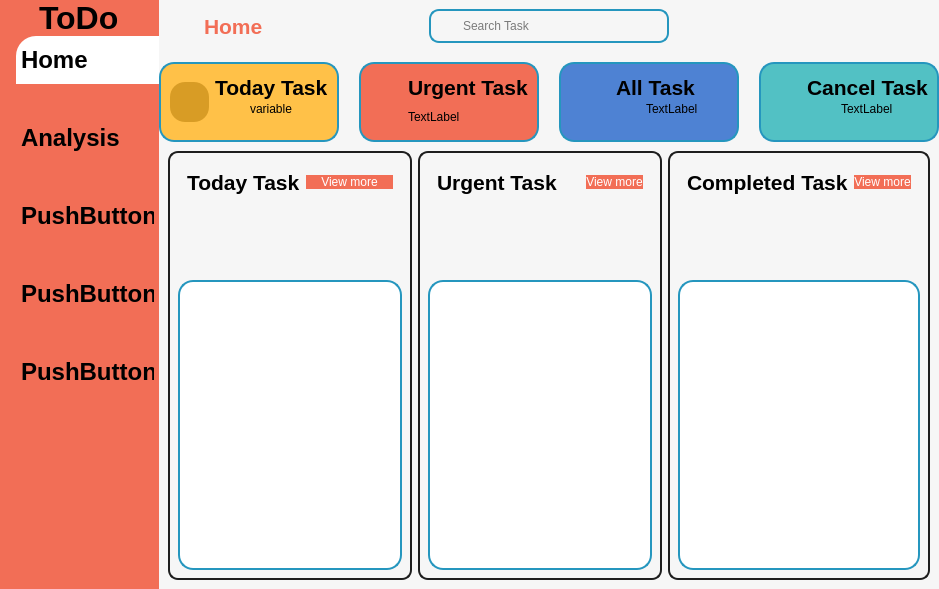
<?xml version="1.0" encoding="UTF-8"?>
<ui version="4.0">
 <class>MainWindow</class>
 <widget class="QMainWindow" name="MainWindow">
  <property name="geometry">
   <rect>
    <x>0</x>
    <y>0</y>
    <width>939</width>
    <height>589</height>
   </rect>
  </property>
  <property name="windowTitle">
   <string>MainWindow</string>
  </property>
  <widget class="QWidget" name="centralwidget">
   <property name="styleSheet">
    <string notr="true">*{
color: #000;
border : none;

}
#mainBody{
background-color:#f6f6f6;

}
#leftMenu{
background-color:#f26e56;
}

QLineEdit{
background-color: transparent;
}

#searchFrame{
border-radius: 10px;
border : 2px solid #2596be;
}

#homeHeader{
color : #f26e56;
}
#cards1, #cards2, #cards3, #cards4{
background-color:;
border : 2px solid #2596be;
border-radius:15px 15px 15px 15px;
}

#pushButton, #pushButton_3, #pushButton_4{
background-color:#f26e56;
color:#ffffff;
border-radius: 12px;
}

#homeButton{
background-color:#ffffff;
padding: 10px 5px; 
text-align: left;
border-top-left-radius: 20px;
}

#pushButton_6, #pushButton_7, #pushButton_8, #pushButton_9{
padding: 10px 5px; 
text-align: left;
}</string>
   </property>
   <layout class="QHBoxLayout" name="horizontalLayout">
    <property name="spacing">
     <number>0</number>
    </property>
    <property name="leftMargin">
     <number>0</number>
    </property>
    <property name="topMargin">
     <number>0</number>
    </property>
    <property name="rightMargin">
     <number>0</number>
    </property>
    <property name="bottomMargin">
     <number>0</number>
    </property>
    <item>
     <widget class="QWidget" name="leftMenu" native="true">
      <property name="minimumSize">
       <size>
        <width>50</width>
        <height>0</height>
       </size>
      </property>
      <layout class="QVBoxLayout" name="verticalLayout_7">
       <property name="spacing">
        <number>0</number>
       </property>
       <property name="leftMargin">
        <number>0</number>
       </property>
       <property name="topMargin">
        <number>0</number>
       </property>
       <property name="rightMargin">
        <number>0</number>
       </property>
       <property name="bottomMargin">
        <number>0</number>
       </property>
       <item>
        <widget class="QFrame" name="frame_5">
         <property name="frameShape">
          <enum>QFrame::StyledPanel</enum>
         </property>
         <property name="frameShadow">
          <enum>QFrame::Raised</enum>
         </property>
         <layout class="QVBoxLayout" name="verticalLayout_9">
          <property name="spacing">
           <number>0</number>
          </property>
          <property name="leftMargin">
           <number>0</number>
          </property>
          <property name="topMargin">
           <number>0</number>
          </property>
          <property name="rightMargin">
           <number>0</number>
          </property>
          <property name="bottomMargin">
           <number>0</number>
          </property>
          <item alignment="Qt::AlignTop">
           <widget class="QFrame" name="frame_7">
            <property name="frameShape">
             <enum>QFrame::StyledPanel</enum>
            </property>
            <property name="frameShadow">
             <enum>QFrame::Raised</enum>
            </property>
            <layout class="QHBoxLayout" name="horizontalLayout_13">
             <property name="spacing">
              <number>0</number>
             </property>
             <property name="leftMargin">
              <number>0</number>
             </property>
             <property name="topMargin">
              <number>0</number>
             </property>
             <property name="rightMargin">
              <number>0</number>
             </property>
             <property name="bottomMargin">
              <number>0</number>
             </property>
             <item alignment="Qt::AlignHCenter|Qt::AlignVCenter">
              <widget class="QLabel" name="label_10">
               <property name="font">
                <font>
                 <pointsize>24</pointsize>
                 <bold>true</bold>
                </font>
               </property>
               <property name="text">
                <string>ToDo</string>
               </property>
              </widget>
             </item>
            </layout>
           </widget>
          </item>
          <item>
           <widget class="QFrame" name="frame_6">
            <property name="sizePolicy">
             <sizepolicy hsizetype="Preferred" vsizetype="Expanding">
              <horstretch>0</horstretch>
              <verstretch>0</verstretch>
             </sizepolicy>
            </property>
            <property name="frameShape">
             <enum>QFrame::StyledPanel</enum>
            </property>
            <property name="frameShadow">
             <enum>QFrame::Raised</enum>
            </property>
            <layout class="QVBoxLayout" name="verticalLayout_11">
             <property name="spacing">
              <number>0</number>
             </property>
             <property name="leftMargin">
              <number>16</number>
             </property>
             <property name="topMargin">
              <number>0</number>
             </property>
             <property name="rightMargin">
              <number>0</number>
             </property>
             <property name="bottomMargin">
              <number>0</number>
             </property>
             <item alignment="Qt::AlignTop">
              <widget class="QFrame" name="frame_14">
               <property name="sizePolicy">
                <sizepolicy hsizetype="Preferred" vsizetype="Expanding">
                 <horstretch>0</horstretch>
                 <verstretch>0</verstretch>
                </sizepolicy>
               </property>
               <property name="frameShape">
                <enum>QFrame::StyledPanel</enum>
               </property>
               <property name="frameShadow">
                <enum>QFrame::Raised</enum>
               </property>
               <layout class="QVBoxLayout" name="verticalLayout_12">
                <property name="spacing">
                 <number>30</number>
                </property>
                <property name="leftMargin">
                 <number>0</number>
                </property>
                <property name="topMargin">
                 <number>0</number>
                </property>
                <property name="rightMargin">
                 <number>0</number>
                </property>
                <property name="bottomMargin">
                 <number>0</number>
                </property>
                <item>
                 <widget class="QPushButton" name="homeButton">
                  <property name="font">
                   <font>
                    <pointsize>18</pointsize>
                    <bold>true</bold>
                   </font>
                  </property>
                  <property name="text">
                   <string>Home</string>
                  </property>
                  <property name="icon">
                   <iconset resource="SEP_Project/resources.qrc">
                    <normaloff>:/icons_v2/home.svg</normaloff>:/icons_v2/home.svg</iconset>
                  </property>
                  <property name="iconSize">
                   <size>
                    <width>24</width>
                    <height>24</height>
                   </size>
                  </property>
                 </widget>
                </item>
                <item>
                 <widget class="QPushButton" name="pushButton_9">
                  <property name="font">
                   <font>
                    <pointsize>18</pointsize>
                    <bold>true</bold>
                   </font>
                  </property>
                  <property name="text">
                   <string>Analysis</string>
                  </property>
                  <property name="iconSize">
                   <size>
                    <width>24</width>
                    <height>24</height>
                   </size>
                  </property>
                 </widget>
                </item>
                <item>
                 <widget class="QPushButton" name="pushButton_8">
                  <property name="font">
                   <font>
                    <pointsize>18</pointsize>
                    <bold>true</bold>
                   </font>
                  </property>
                  <property name="text">
                   <string>PushButton</string>
                  </property>
                 </widget>
                </item>
                <item>
                 <widget class="QPushButton" name="pushButton_7">
                  <property name="font">
                   <font>
                    <pointsize>18</pointsize>
                    <bold>true</bold>
                   </font>
                  </property>
                  <property name="text">
                   <string>PushButton</string>
                  </property>
                 </widget>
                </item>
                <item>
                 <widget class="QPushButton" name="pushButton_6">
                  <property name="font">
                   <font>
                    <pointsize>18</pointsize>
                    <bold>true</bold>
                   </font>
                  </property>
                  <property name="text">
                   <string>PushButton</string>
                  </property>
                 </widget>
                </item>
               </layout>
              </widget>
             </item>
            </layout>
           </widget>
          </item>
         </layout>
        </widget>
       </item>
      </layout>
     </widget>
    </item>
    <item>
     <widget class="QWidget" name="mainBody" native="true">
      <layout class="QVBoxLayout" name="verticalLayout">
       <property name="spacing">
        <number>0</number>
       </property>
       <property name="leftMargin">
        <number>0</number>
       </property>
       <property name="topMargin">
        <number>0</number>
       </property>
       <property name="rightMargin">
        <number>0</number>
       </property>
       <property name="bottomMargin">
        <number>0</number>
       </property>
       <item alignment="Qt::AlignTop">
        <widget class="QWidget" name="headerFrame" native="true">
         <layout class="QHBoxLayout" name="horizontalLayout_2">
          <property name="spacing">
           <number>0</number>
          </property>
          <property name="leftMargin">
           <number>0</number>
          </property>
          <property name="topMargin">
           <number>0</number>
          </property>
          <property name="rightMargin">
           <number>0</number>
          </property>
          <property name="bottomMargin">
           <number>10</number>
          </property>
          <item alignment="Qt::AlignLeft">
           <widget class="QWidget" name="mainMenuButton" native="true">
            <layout class="QHBoxLayout" name="horizontalLayout_3">
             <item>
              <widget class="QPushButton" name="menuButton">
               <property name="minimumSize">
                <size>
                 <width>30</width>
                 <height>30</height>
                </size>
               </property>
               <property name="maximumSize">
                <size>
                 <width>30</width>
                 <height>30</height>
                </size>
               </property>
               <property name="sizeIncrement">
                <size>
                 <width>10</width>
                 <height>10</height>
                </size>
               </property>
               <property name="styleSheet">
                <string notr="true">image: url(:/icons/assets/icons/align-justify.svg);</string>
               </property>
               <property name="text">
                <string/>
               </property>
               <property name="iconSize">
                <size>
                 <width>18</width>
                 <height>18</height>
                </size>
               </property>
              </widget>
             </item>
             <item>
              <widget class="QLabel" name="homeHeader">
               <property name="font">
                <font>
                 <pointsize>16</pointsize>
                 <bold>true</bold>
                </font>
               </property>
               <property name="text">
                <string>Home</string>
               </property>
              </widget>
             </item>
            </layout>
           </widget>
          </item>
          <item alignment="Qt::AlignHCenter">
           <widget class="QWidget" name="mainSearchFrame" native="true">
            <layout class="QHBoxLayout" name="horizontalLayout_4">
             <item alignment="Qt::AlignTop">
              <widget class="QFrame" name="searchFrame">
               <property name="minimumSize">
                <size>
                 <width>240</width>
                 <height>0</height>
                </size>
               </property>
               <property name="frameShape">
                <enum>QFrame::StyledPanel</enum>
               </property>
               <property name="frameShadow">
                <enum>QFrame::Raised</enum>
               </property>
               <layout class="QHBoxLayout" name="horizontalLayout_5">
                <property name="spacing">
                 <number>0</number>
                </property>
                <property name="leftMargin">
                 <number>0</number>
                </property>
                <property name="topMargin">
                 <number>0</number>
                </property>
                <property name="rightMargin">
                 <number>0</number>
                </property>
                <property name="bottomMargin">
                 <number>0</number>
                </property>
                <item>
                 <widget class="QLabel" name="searchicon">
                  <property name="minimumSize">
                   <size>
                    <width>30</width>
                    <height>30</height>
                   </size>
                  </property>
                  <property name="maximumSize">
                   <size>
                    <width>30</width>
                    <height>30</height>
                   </size>
                  </property>
                  <property name="styleSheet">
                   <string notr="true"/>
                  </property>
                  <property name="text">
                   <string/>
                  </property>
                  <property name="pixmap">
                   <pixmap resource="SEP_Project/resources.qrc">:/icons_v2/search.svg</pixmap>
                  </property>
                  <property name="scaledContents">
                   <bool>true</bool>
                  </property>
                 </widget>
                </item>
                <item>
                 <widget class="QLineEdit" name="lineEdit">
                  <property name="placeholderText">
                   <string>Search Task</string>
                  </property>
                 </widget>
                </item>
               </layout>
              </widget>
             </item>
            </layout>
           </widget>
          </item>
          <item>
           <widget class="QWidget" name="mainAccountFrame" native="true">
            <layout class="QHBoxLayout" name="horizontalLayout_6">
             <property name="spacing">
              <number>0</number>
             </property>
             <property name="leftMargin">
              <number>0</number>
             </property>
             <property name="topMargin">
              <number>0</number>
             </property>
             <property name="rightMargin">
              <number>0</number>
             </property>
             <property name="bottomMargin">
              <number>0</number>
             </property>
             <item alignment="Qt::AlignRight">
              <widget class="QPushButton" name="pushButton_2">
               <property name="text">
                <string/>
               </property>
               <property name="icon">
                <iconset resource="SEP_Project/resources.qrc">
                 <normaloff>:/icons_v2/user.svg</normaloff>:/icons_v2/user.svg</iconset>
               </property>
               <property name="iconSize">
                <size>
                 <width>32</width>
                 <height>32</height>
                </size>
               </property>
              </widget>
             </item>
            </layout>
           </widget>
          </item>
         </layout>
        </widget>
       </item>
       <item>
        <widget class="QWidget" name="cardFrame" native="true">
         <layout class="QHBoxLayout" name="horizontalLayout_7">
          <property name="spacing">
           <number>20</number>
          </property>
          <property name="leftMargin">
           <number>0</number>
          </property>
          <property name="topMargin">
           <number>0</number>
          </property>
          <property name="rightMargin">
           <number>0</number>
          </property>
          <property name="bottomMargin">
           <number>0</number>
          </property>
          <item>
           <widget class="QFrame" name="cards1">
            <property name="minimumSize">
             <size>
              <width>180</width>
              <height>80</height>
             </size>
            </property>
            <property name="maximumSize">
             <size>
              <width>160</width>
              <height>90</height>
             </size>
            </property>
            <property name="styleSheet">
             <string notr="true">#cards1{
background-color: #ffc148;
}</string>
            </property>
            <property name="frameShape">
             <enum>QFrame::StyledPanel</enum>
            </property>
            <property name="frameShadow">
             <enum>QFrame::Raised</enum>
            </property>
            <layout class="QHBoxLayout" name="horizontalLayout_8">
             <item>
              <widget class="QLabel" name="todayTaskBG">
               <property name="minimumSize">
                <size>
                 <width>0</width>
                 <height>0</height>
                </size>
               </property>
               <property name="maximumSize">
                <size>
                 <width>40</width>
                 <height>40</height>
                </size>
               </property>
               <property name="styleSheet">
                <string notr="true">#todayTaskBG {
background-color: #d89c25;
border-radius:15px;
 
}</string>
               </property>
               <property name="text">
                <string/>
               </property>
               <property name="pixmap">
                <pixmap resource="SEP_Project/resources.qrc">:/icons_v2/refresh-cw.svg</pixmap>
               </property>
               <property name="scaledContents">
                <bool>true</bool>
               </property>
              </widget>
             </item>
             <item alignment="Qt::AlignLeft">
              <widget class="QFrame" name="frame">
               <property name="frameShape">
                <enum>QFrame::StyledPanel</enum>
               </property>
               <property name="frameShadow">
                <enum>QFrame::Raised</enum>
               </property>
               <layout class="QVBoxLayout" name="verticalLayout_2" stretch="0,0">
                <property name="spacing">
                 <number>0</number>
                </property>
                <property name="leftMargin">
                 <number>0</number>
                </property>
                <property name="topMargin">
                 <number>0</number>
                </property>
                <property name="rightMargin">
                 <number>0</number>
                </property>
                <property name="bottomMargin">
                 <number>0</number>
                </property>
                <item alignment="Qt::AlignLeft">
                 <widget class="QLabel" name="label_3">
                  <property name="font">
                   <font>
                    <pointsize>16</pointsize>
                    <bold>true</bold>
                   </font>
                  </property>
                  <property name="text">
                   <string>Today Task</string>
                  </property>
                 </widget>
                </item>
                <item alignment="Qt::AlignHCenter|Qt::AlignTop">
                 <widget class="QLabel" name="label_2">
                  <property name="text">
                   <string>variable</string>
                  </property>
                 </widget>
                </item>
               </layout>
              </widget>
             </item>
            </layout>
           </widget>
          </item>
          <item>
           <widget class="QFrame" name="cards4">
            <property name="minimumSize">
             <size>
              <width>180</width>
              <height>80</height>
             </size>
            </property>
            <property name="maximumSize">
             <size>
              <width>160</width>
              <height>90</height>
             </size>
            </property>
            <property name="styleSheet">
             <string notr="true">#cards4{
background-color: #f26e56;
}</string>
            </property>
            <property name="frameShape">
             <enum>QFrame::StyledPanel</enum>
            </property>
            <property name="frameShadow">
             <enum>QFrame::Raised</enum>
            </property>
            <layout class="QHBoxLayout" name="horizontalLayout_9">
             <item>
              <widget class="QLabel" name="todayTaskBG_4">
               <property name="minimumSize">
                <size>
                 <width>0</width>
                 <height>0</height>
                </size>
               </property>
               <property name="maximumSize">
                <size>
                 <width>40</width>
                 <height>40</height>
                </size>
               </property>
               <property name="styleSheet">
                <string notr="true">#todayTaskBG {
background-color: #d89c25;
border-radius:15px;
 
}</string>
               </property>
               <property name="text">
                <string/>
               </property>
               <property name="pixmap">
                <pixmap resource="SEP_Project/resources.qrc">:/icons_v2/refresh-cw.svg</pixmap>
               </property>
               <property name="scaledContents">
                <bool>true</bool>
               </property>
              </widget>
             </item>
             <item alignment="Qt::AlignLeft">
              <widget class="QFrame" name="frame_4">
               <property name="frameShape">
                <enum>QFrame::StyledPanel</enum>
               </property>
               <property name="frameShadow">
                <enum>QFrame::Raised</enum>
               </property>
               <layout class="QVBoxLayout" name="verticalLayout_5">
                <property name="spacing">
                 <number>0</number>
                </property>
                <property name="leftMargin">
                 <number>0</number>
                </property>
                <property name="topMargin">
                 <number>0</number>
                </property>
                <property name="rightMargin">
                 <number>0</number>
                </property>
                <property name="bottomMargin">
                 <number>0</number>
                </property>
                <item>
                 <widget class="QLabel" name="label_8">
                  <property name="font">
                   <font>
                    <pointsize>16</pointsize>
                    <bold>true</bold>
                   </font>
                  </property>
                  <property name="text">
                   <string>Urgent Task</string>
                  </property>
                 </widget>
                </item>
                <item>
                 <widget class="QLabel" name="label_9">
                  <property name="text">
                   <string>TextLabel</string>
                  </property>
                 </widget>
                </item>
               </layout>
              </widget>
             </item>
            </layout>
           </widget>
          </item>
          <item>
           <widget class="QFrame" name="cards3">
            <property name="minimumSize">
             <size>
              <width>180</width>
              <height>80</height>
             </size>
            </property>
            <property name="maximumSize">
             <size>
              <width>160</width>
              <height>90</height>
             </size>
            </property>
            <property name="styleSheet">
             <string notr="true">#cards3{
background-color: #4e82d3;
}</string>
            </property>
            <property name="frameShape">
             <enum>QFrame::StyledPanel</enum>
            </property>
            <property name="frameShadow">
             <enum>QFrame::Raised</enum>
            </property>
            <layout class="QHBoxLayout" name="horizontalLayout_10">
             <item>
              <widget class="QLabel" name="todayTaskBG_3">
               <property name="minimumSize">
                <size>
                 <width>0</width>
                 <height>0</height>
                </size>
               </property>
               <property name="maximumSize">
                <size>
                 <width>40</width>
                 <height>40</height>
                </size>
               </property>
               <property name="styleSheet">
                <string notr="true">#todayTaskBG {
background-color: #d89c25;
border-radius:15px;
 
}</string>
               </property>
               <property name="text">
                <string/>
               </property>
               <property name="pixmap">
                <pixmap resource="SEP_Project/resources.qrc">:/icons_v2/refresh-cw.svg</pixmap>
               </property>
               <property name="scaledContents">
                <bool>true</bool>
               </property>
              </widget>
             </item>
             <item>
              <widget class="QFrame" name="frame_3">
               <property name="frameShape">
                <enum>QFrame::StyledPanel</enum>
               </property>
               <property name="frameShadow">
                <enum>QFrame::Raised</enum>
               </property>
               <layout class="QVBoxLayout" name="verticalLayout_4">
                <property name="spacing">
                 <number>0</number>
                </property>
                <property name="leftMargin">
                 <number>0</number>
                </property>
                <property name="topMargin">
                 <number>0</number>
                </property>
                <property name="rightMargin">
                 <number>0</number>
                </property>
                <property name="bottomMargin">
                 <number>0</number>
                </property>
                <item>
                 <widget class="QLabel" name="label_6">
                  <property name="font">
                   <font>
                    <pointsize>16</pointsize>
                    <bold>true</bold>
                   </font>
                  </property>
                  <property name="text">
                   <string>All Task</string>
                  </property>
                 </widget>
                </item>
                <item alignment="Qt::AlignHCenter|Qt::AlignTop">
                 <widget class="QLabel" name="label_7">
                  <property name="text">
                   <string>TextLabel</string>
                  </property>
                 </widget>
                </item>
               </layout>
              </widget>
             </item>
            </layout>
           </widget>
          </item>
          <item>
           <widget class="QFrame" name="cards2">
            <property name="minimumSize">
             <size>
              <width>180</width>
              <height>80</height>
             </size>
            </property>
            <property name="maximumSize">
             <size>
              <width>160</width>
              <height>90</height>
             </size>
            </property>
            <property name="styleSheet">
             <string notr="true">#cards2{
background-color: #52c1c4;
}</string>
            </property>
            <property name="frameShape">
             <enum>QFrame::StyledPanel</enum>
            </property>
            <property name="frameShadow">
             <enum>QFrame::Raised</enum>
            </property>
            <layout class="QHBoxLayout" name="horizontalLayout_11">
             <item>
              <widget class="QLabel" name="todayTaskBG_2">
               <property name="minimumSize">
                <size>
                 <width>0</width>
                 <height>0</height>
                </size>
               </property>
               <property name="maximumSize">
                <size>
                 <width>40</width>
                 <height>40</height>
                </size>
               </property>
               <property name="styleSheet">
                <string notr="true">#todayTaskBG {
background-color: #d89c25;
border-radius:15px;
 
}</string>
               </property>
               <property name="text">
                <string/>
               </property>
               <property name="pixmap">
                <pixmap resource="SEP_Project/resources.qrc">:/icons_v2/refresh-cw.svg</pixmap>
               </property>
               <property name="scaledContents">
                <bool>true</bool>
               </property>
              </widget>
             </item>
             <item>
              <widget class="QFrame" name="frame_2">
               <property name="frameShape">
                <enum>QFrame::StyledPanel</enum>
               </property>
               <property name="frameShadow">
                <enum>QFrame::Raised</enum>
               </property>
               <layout class="QVBoxLayout" name="verticalLayout_3">
                <property name="spacing">
                 <number>0</number>
                </property>
                <property name="leftMargin">
                 <number>0</number>
                </property>
                <property name="topMargin">
                 <number>0</number>
                </property>
                <property name="rightMargin">
                 <number>0</number>
                </property>
                <property name="bottomMargin">
                 <number>0</number>
                </property>
                <item>
                 <widget class="QLabel" name="label_4">
                  <property name="font">
                   <font>
                    <pointsize>16</pointsize>
                    <bold>true</bold>
                   </font>
                  </property>
                  <property name="text">
                   <string>Cancel Task</string>
                  </property>
                 </widget>
                </item>
                <item alignment="Qt::AlignHCenter|Qt::AlignTop">
                 <widget class="QLabel" name="label_5">
                  <property name="text">
                   <string>TextLabel</string>
                  </property>
                 </widget>
                </item>
               </layout>
              </widget>
             </item>
            </layout>
           </widget>
          </item>
         </layout>
        </widget>
       </item>
       <item>
        <widget class="QWidget" name="subcardFrame" native="true">
         <property name="sizePolicy">
          <sizepolicy hsizetype="Preferred" vsizetype="Expanding">
           <horstretch>0</horstretch>
           <verstretch>0</verstretch>
          </sizepolicy>
         </property>
         <property name="maximumSize">
          <size>
           <width>16777215</width>
           <height>16777215</height>
          </size>
         </property>
         <layout class="QHBoxLayout" name="horizontalLayout_12">
          <item>
           <widget class="QWidget" name="widget" native="true">
            <property name="styleSheet">
             <string notr="true">#widget{
border: 2px solid #1e1e1e;
border-radius: 10px
}</string>
            </property>
            <layout class="QVBoxLayout" name="verticalLayout_6">
             <property name="spacing">
              <number>10</number>
             </property>
             <property name="leftMargin">
              <number>10</number>
             </property>
             <property name="topMargin">
              <number>10</number>
             </property>
             <property name="rightMargin">
              <number>10</number>
             </property>
             <property name="bottomMargin">
              <number>10</number>
             </property>
             <item alignment="Qt::AlignTop">
              <widget class="QFrame" name="frame_8">
               <property name="minimumSize">
                <size>
                 <width>40</width>
                 <height>40</height>
                </size>
               </property>
               <property name="frameShape">
                <enum>QFrame::StyledPanel</enum>
               </property>
               <property name="frameShadow">
                <enum>QFrame::Raised</enum>
               </property>
               <layout class="QHBoxLayout" name="horizontalLayout_14">
                <item>
                 <widget class="QLabel" name="label">
                  <property name="font">
                   <font>
                    <pointsize>16</pointsize>
                    <bold>true</bold>
                   </font>
                  </property>
                  <property name="text">
                   <string>Today Task</string>
                  </property>
                 </widget>
                </item>
                <item>
                 <widget class="QPushButton" name="pushButton">
                  <property name="text">
                   <string>View more</string>
                  </property>
                  <property name="icon">
                   <iconset resource="SEP_Project/resources.qrc">
                    <normaloff>:/icons_v2/arrow-right.svg</normaloff>:/icons_v2/arrow-right.svg</iconset>
                  </property>
                  <property name="iconSize">
                   <size>
                    <width>24</width>
                    <height>24</height>
                   </size>
                  </property>
                 </widget>
                </item>
               </layout>
              </widget>
             </item>
             <item>
              <widget class="QFrame" name="frame_13">
               <property name="minimumSize">
                <size>
                 <width>0</width>
                 <height>290</height>
                </size>
               </property>
               <property name="styleSheet">
                <string notr="true">#frame_13{ 
background-color:#ffffff; 
border : 2px solid #2596be; 
border-radius:15px 15px 15px 15px; 
} </string>
               </property>
               <property name="frameShape">
                <enum>QFrame::StyledPanel</enum>
               </property>
               <property name="frameShadow">
                <enum>QFrame::Raised</enum>
               </property>
              </widget>
             </item>
            </layout>
           </widget>
          </item>
          <item>
           <widget class="QWidget" name="widget_2" native="true">
            <property name="styleSheet">
             <string notr="true">#widget_2{
border: 2px solid #1e1e1e;
border-radius: 10px
}</string>
            </property>
            <layout class="QVBoxLayout" name="verticalLayout_8" stretch="0,0">
             <property name="spacing">
              <number>10</number>
             </property>
             <property name="leftMargin">
              <number>10</number>
             </property>
             <property name="topMargin">
              <number>10</number>
             </property>
             <property name="rightMargin">
              <number>10</number>
             </property>
             <property name="bottomMargin">
              <number>10</number>
             </property>
             <item alignment="Qt::AlignTop">
              <widget class="QFrame" name="frame_9">
               <property name="frameShape">
                <enum>QFrame::StyledPanel</enum>
               </property>
               <property name="frameShadow">
                <enum>QFrame::Raised</enum>
               </property>
               <layout class="QHBoxLayout" name="horizontalLayout_15">
                <property name="bottomMargin">
                 <number>0</number>
                </property>
                <item alignment="Qt::AlignLeft">
                 <widget class="QLabel" name="label_11">
                  <property name="font">
                   <font>
                    <pointsize>16</pointsize>
                    <bold>true</bold>
                   </font>
                  </property>
                  <property name="text">
                   <string>Urgent Task</string>
                  </property>
                 </widget>
                </item>
                <item alignment="Qt::AlignRight">
                 <widget class="QPushButton" name="pushButton_3">
                  <property name="text">
                   <string>View more</string>
                  </property>
                  <property name="icon">
                   <iconset resource="SEP_Project/resources.qrc">
                    <normaloff>:/icons/assets/icons/arrow-right.svg</normaloff>:/icons/assets/icons/arrow-right.svg</iconset>
                  </property>
                  <property name="iconSize">
                   <size>
                    <width>24</width>
                    <height>24</height>
                   </size>
                  </property>
                 </widget>
                </item>
               </layout>
              </widget>
             </item>
             <item>
              <widget class="QFrame" name="frame_12">
               <property name="enabled">
                <bool>false</bool>
               </property>
               <property name="minimumSize">
                <size>
                 <width>0</width>
                 <height>290</height>
                </size>
               </property>
               <property name="styleSheet">
                <string notr="true">#frame_12{ 
background-color:#ffffff; 
border : 2px solid #2596be; 
border-radius:15px 15px 15px 15px; 
} </string>
               </property>
               <property name="frameShape">
                <enum>QFrame::StyledPanel</enum>
               </property>
               <property name="frameShadow">
                <enum>QFrame::Raised</enum>
               </property>
              </widget>
             </item>
            </layout>
           </widget>
          </item>
          <item>
           <widget class="QWidget" name="widget_3" native="true">
            <property name="styleSheet">
             <string notr="true">#widget_3{
border: 2px solid #1e1e1e;
border-radius: 10px
}</string>
            </property>
            <layout class="QVBoxLayout" name="verticalLayout_10">
             <property name="spacing">
              <number>10</number>
             </property>
             <property name="leftMargin">
              <number>10</number>
             </property>
             <property name="topMargin">
              <number>10</number>
             </property>
             <property name="rightMargin">
              <number>10</number>
             </property>
             <property name="bottomMargin">
              <number>10</number>
             </property>
             <item alignment="Qt::AlignTop">
              <widget class="QFrame" name="frame_11">
               <property name="frameShape">
                <enum>QFrame::StyledPanel</enum>
               </property>
               <property name="frameShadow">
                <enum>QFrame::Raised</enum>
               </property>
               <layout class="QHBoxLayout" name="horizontalLayout_16">
                <item alignment="Qt::AlignLeft">
                 <widget class="QLabel" name="label_12">
                  <property name="font">
                   <font>
                    <pointsize>16</pointsize>
                    <bold>true</bold>
                   </font>
                  </property>
                  <property name="text">
                   <string>Completed Task</string>
                  </property>
                 </widget>
                </item>
                <item alignment="Qt::AlignRight">
                 <widget class="QPushButton" name="pushButton_4">
                  <property name="text">
                   <string>View more</string>
                  </property>
                  <property name="icon">
                   <iconset resource="SEP_Project/resources.qrc">
                    <normaloff>:/icons_v2/arrow-right.svg</normaloff>:/icons_v2/arrow-right.svg</iconset>
                  </property>
                  <property name="iconSize">
                   <size>
                    <width>24</width>
                    <height>24</height>
                   </size>
                  </property>
                 </widget>
                </item>
               </layout>
              </widget>
             </item>
             <item>
              <widget class="QFrame" name="frame_10">
               <property name="minimumSize">
                <size>
                 <width>0</width>
                 <height>290</height>
                </size>
               </property>
               <property name="maximumSize">
                <size>
                 <width>16777215</width>
                 <height>310</height>
                </size>
               </property>
               <property name="styleSheet">
                <string notr="true">#frame_10{ 
background-color:#ffffff; 
border : 2px solid #2596be; 
border-radius:15px 15px 15px 15px; 
} </string>
               </property>
               <property name="frameShape">
                <enum>QFrame::StyledPanel</enum>
               </property>
               <property name="frameShadow">
                <enum>QFrame::Raised</enum>
               </property>
              </widget>
             </item>
            </layout>
           </widget>
          </item>
         </layout>
        </widget>
       </item>
      </layout>
     </widget>
    </item>
   </layout>
  </widget>
  <widget class="QMenuBar" name="menubar">
   <property name="geometry">
    <rect>
     <x>0</x>
     <y>0</y>
     <width>939</width>
     <height>22</height>
    </rect>
   </property>
  </widget>
 </widget>
 <resources>
  <include location="SEP_Project/resources.qrc"/>
 </resources>
 <connections/>
</ui>
